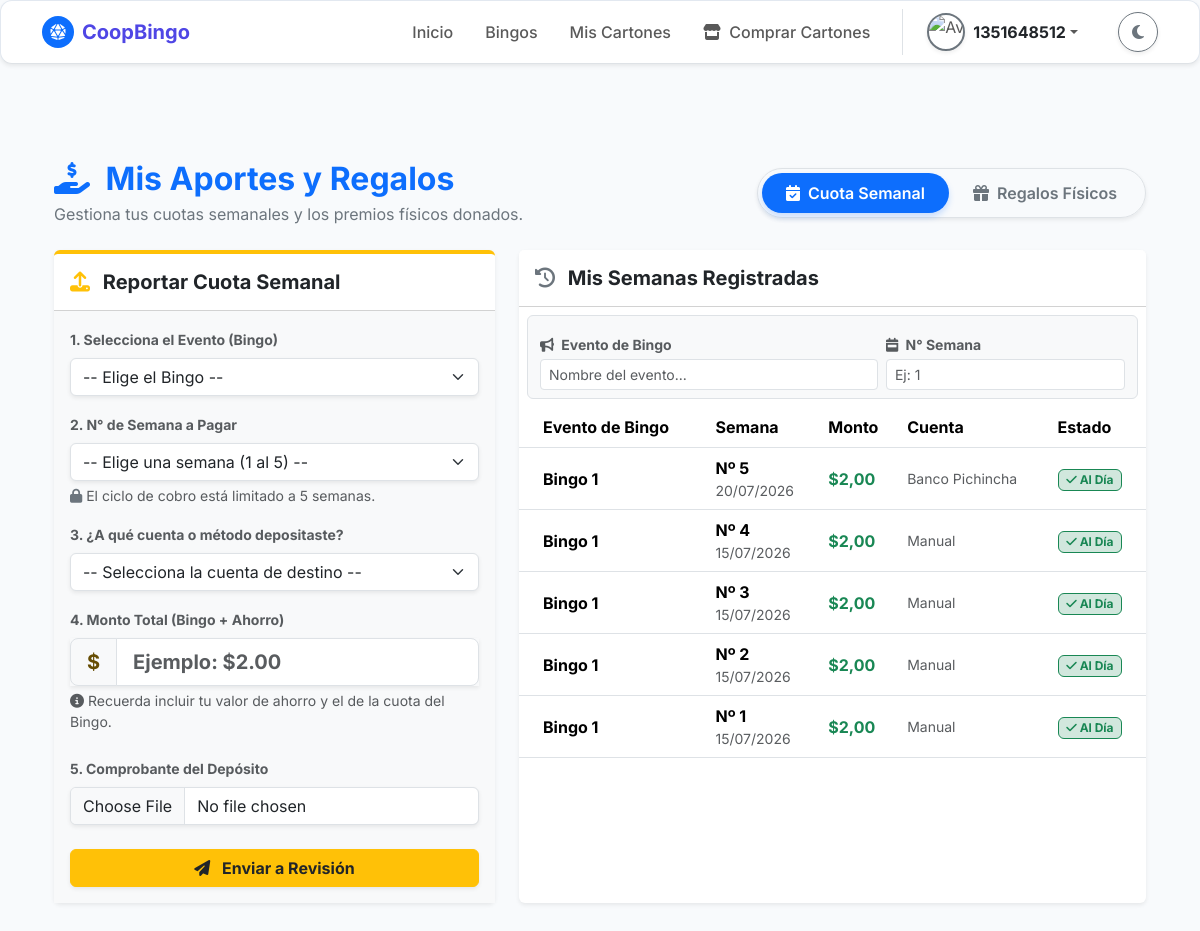
/aporte-y-regalos/ (signed in), run on an earlier commit of the app's database.
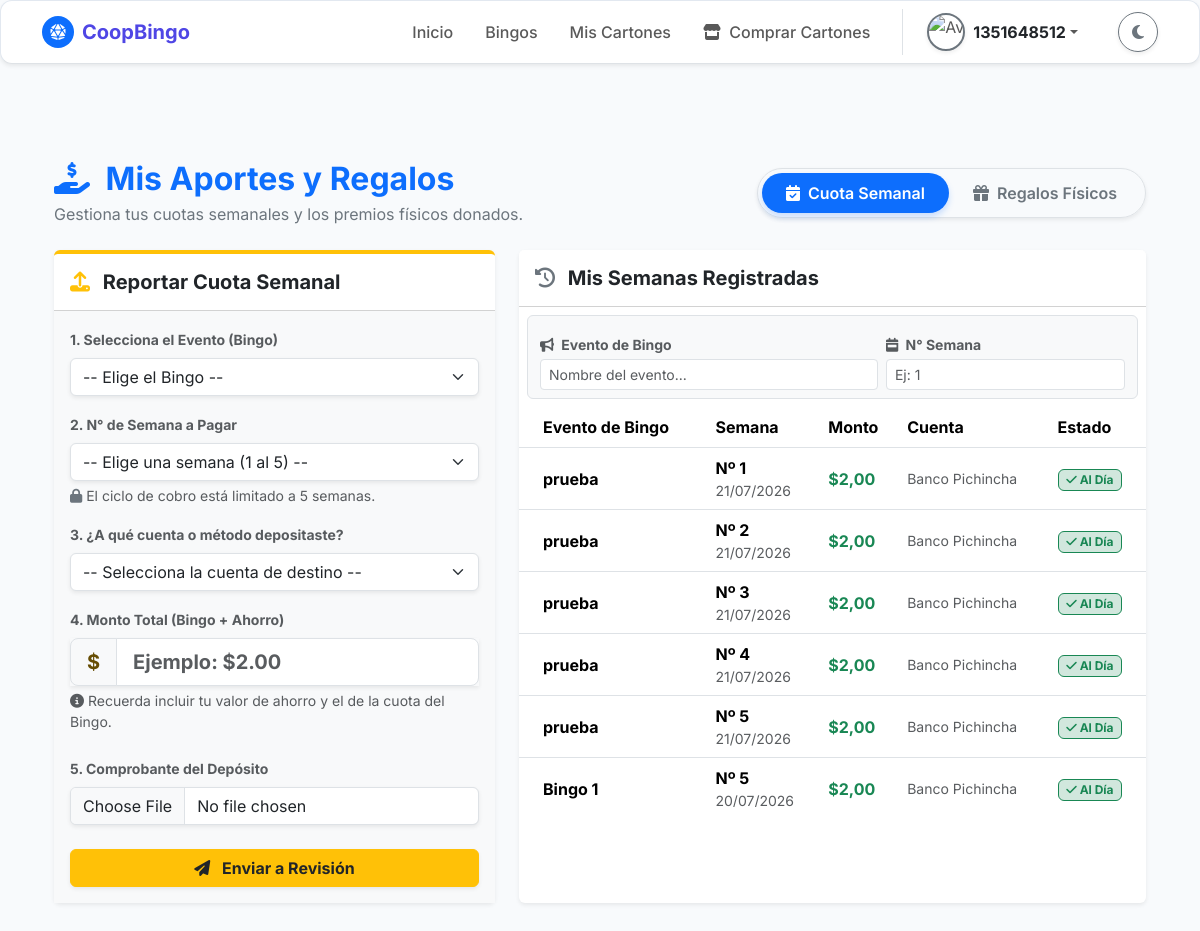
And on a later commit of the database.
### bingo/models.py (models this page shows, shortened)
class AporteSemanal(models.Model):
    ESTADO_APORTE_CHOICES = [
        ('Pendiente', 'Pendiente de Pago'),
        ('En Revision', 'En Revisión'),
        ('Al Dia', 'Al Día'),
        ('Atrasado', 'Atrasado'),
    ]
    METODO_INGRESO_CHOICES = [
        ('Efectivo', 'Efectivo'),
        ('Transferencia', 'Transferencia'),
        ('Fisico', 'Físico'),
    ]
    idaporte = models.AutoField(
        primary_key=True,
        verbose_name="ID de Aporte"
    )
    idsocio = models.ForeignKey(
        'Socio',
        on_delete=models.CASCADE,
        db_column='idsocio',
        verbose_name="Socio"
    )
    idregalo = models.ForeignKey(
        'Regalo',
        on_delete=models.CASCADE,
        db_column='idregalo',
        verbose_name="Regalo Asignado",
        null=True,
        blank=True,
    )
    idbingo = models.ForeignKey(
        'Bingo',
        on_delete=models.SET_NULL,
        null=True,
        blank=True,
        db_column='idbingo',
        verbose_name="Bingo Asociado"
    )
    numerosemana = models.IntegerField(
        null=True,
        blank=True,
        verbose_name="Número de Semana"
    )
    fechaplanificadadada = models.DateTimeField(
        verbose_name="Fecha Planificada"
    )
    fechaentregareal = models.DateTimeField(
        null=True,
        blank=True,
        verbose_name="Fecha de Entrega Real"
    )
    metodoingreso = models.CharField(
        max_length=50,
        choices=METODO_INGRESO_CHOICES,
        null=True,
        blank=True,
        verbose_name="Método de Ingreso"
    )
    referenciaingreso = models.CharField(
        max_length=100,
        null=True,
        blank=True,
        verbose_name="Referencia/Comprobante"
    )
    estadoaporte = models.CharField(
        max_length=20,
        choices=ESTADO_APORTE_CHOICES,
        null=True,
        blank=True,
        verbose_name="Estado del Aporte"
    )
    montoaporte = models.DecimalField(
        max_digits=10,
        decimal_places=2,
        default=Decimal('0.00'),
        validators=[MinValueValidator(Decimal('0.00'))],
        verbose_name="Monto del Aporte"
    )
    idmetodopago = models.ForeignKey(
        'MetodoPago',
        on_delete=models.SET_NULL,
        null=True,
        blank=True,
        db_column='idmetodopago',
        verbose_name="Cuenta de Destino"
    )
    comprobanteaporte = models.FileField(
        upload_to='media/aportes/comprobantes/',
        null=True,
        blank=True,
        verbose_name="Comprobante de Cuota Semanal"
    )
    class Meta:
        db_table = 'AporteSemanal'
        verbose_name = 'Aporte Semanal'
        verbose_name_plural = 'Control de Aportes Semanales'
        constraints = [
            models.CheckConstraint(
                condition=models.Q(estadoaporte__in=['Pendiente', 'En Revision', 'Al Dia', 'Atrasado']),
                name='chk_aportesemanal_estadoaporte'
            ),
            models.CheckConstraint(
                condition=models.Q(metodoingreso__in=['Efectivo', 'Transferencia', 'Fisico']) | models.Q(metodoingreso__isnull=True),
                name='chk_aportesemanal_metodoingreso'
            )
        ]

class Bingo(models.Model):
    TIPO_BINGO_CHOICES = [
        ('Virtual', 'Virtual'),
        ('Presencial', 'Presencial'),
    ]
    ESTADO_BINGO_CHOICES = [
        ('Programado (Oculto)', 'Programado (Oculto)'),
        ('Programado', 'Programado'),
        ('En Curso', 'En Curso'),
        ('Finalizado', 'Finalizado'),
        ('Cancelado', 'Cancelado'),
    ]
    idbingo = models.AutoField(primary_key=True)
    idunidad_venta = models.ForeignKey(UnidadMonetaria, on_delete=models.PROTECT, related_name='bingos_venta')
    idunidad_premio = models.ForeignKey(UnidadMonetaria, on_delete=models.PROTECT, related_name='bingos_premio')
    titulobingo = models.CharField(
        max_length=150,
        verbose_name="Título del Bingo"
    )
    fechaprogramadabingo = models.DateTimeField(
        verbose_name="Fecha y Hora del Evento"
    )
    tipobingo = models.CharField(
        max_length=20,
        choices=TIPO_BINGO_CHOICES,
        verbose_name="Tipo de Bingo"
    )
    lugarbingo = models.CharField(
        max_length=255,
        null=True,
        blank=True,
        verbose_name="Lugar (si es presencial)"
    )
    urlsesionbingo = models.CharField(
        max_length=255,
        null=True,
        blank=True,
        verbose_name="Link de la sesión (si es virtual)"
    )
    preciocarton = models.DecimalField(
        max_digits=10,
        decimal_places=2,
        validators=[MinValueValidator(Decimal('0.01'))],
        verbose_name="Precio del Cartón"
    )
    premiomayor = models.DecimalField(
        max_digits=10,
        decimal_places=2,
        verbose_name="Monto del Premio Mayor"
    )
    descripcionpremiomayor = models.CharField(
        max_length=100,
        verbose_name="¿Qué es el premio mayor?"
    )
    estadobingo = models.CharField(
        max_length=20,
        choices=ESTADO_BINGO_CHOICES,
        default='Programado',
        verbose_name="Estado del Bingo"
    )
    rutaimagenpremiomayor = models.ImageField(
        upload_to='media/bingo/imagen_premio_mayor/',
        max_length=300,
        null=True,
        blank=True,
        verbose_name="Imagen del Premio"
    )
    urlvideopromocional = models.FileField(
        upload_to='media/bingo/video_promocional/',
        max_length=300,
        null=True,
        blank=True,
        verbose_name="Video Promocional"
    )
    descripcionpremios = models.TextField(
        max_length=500,
        null=True,
        blank=True,
        verbose_name="Descripción de otros premios"
    )
    recordatorio_enviado = models.BooleanField(
        default=False,
        verbose_name="Recordatorio 30m Enviado"
    )
    class Meta:
        db_table = 'Bingo'
        verbose_name = 'Bingo'
        verbose_name_plural = 'Bingos'

class MetodoPago(models.Model):
    ESTADO_METODO_CHOICES = [
        ('Activo', 'Activo'),
        ('Inactivo', 'Inactivo'),
    ]
    idmetodopago = models.AutoField(primary_key=True)
    nombremetodopago = models.CharField(
        max_length=50,
        unique=True,
        verbose_name="Nombre del Método de Pago"
    )
    descripcionmetodopago = models.CharField(
        max_length=200,
        null=True,
        blank=True,
        verbose_name="Descripción del Método"
    )
    estadometodopago = models.CharField(
        max_length=20,
        choices=ESTADO_METODO_CHOICES,
        default='Activo',
        verbose_name="Estado del Método"
    )
    urlmetodopago = models.CharField(
        max_length=255,
        verbose_name="URL o Enlace del Método"
    )
    class Meta:
        db_table = 'MetodoPago'
        verbose_name = 'Método de Pago'
        verbose_name_plural = 'Métodos de Pago'

### bingo/views.py (the view, shortened to what this page needs)
# urls.py: path('aporte-y-regalos/', views.aporte_y_regalos, name='aporte_y_regalos'),
@login_required
def aporte_y_regalos(request):
    socio_obj = Socio.objects.filter(cisocio=request.user.username).first()
    fecha_registro_socio = request.user.date_joined
    if not socio_obj or socio_obj.estadosocio not in ['Activo', 'Active']:
        messages.error(request, "Solo los socios activos pueden gestionar aportes y regalos.")
        return redirect('perfil')
    historial_aportes = AporteSemanal.objects.filter(idsocio=socio_obj).order_by('-fechaplanificadadada')
    mis_regalos = Regalo.objects.filter(idsocio=socio_obj).order_by('-fechaultimaactualizacion')
    margen_fecha = fecha_registro_socio - timedelta(days=7)
    bingos_activos = Bingo.objects.exclude(estadobingo='Cancelado').filter(fechaprogramadabingo__gte=margen_fecha).order_by('-fechaprogramadabingo')
    contexto = {
        'socio': socio_obj,
        'historial_aportes': historial_aportes,
        'mis_regalos': mis_regalos,
        'bingos_activos': bingos_activos,
        'metodos_pago': MetodoPago.objects.filter(estadometodopago='Activo')
    }
    return render(request, 'cuentas/aporte_y_regalos.html', contexto)

### bingo/templates/cuentas/aporte_y_regalos.html (shortened to what the changed rows need)
{% extends 'comunes/base.html' %}
{% load static %}
{% block content %}
<div class="container py-5">
    <div class="row mb-4 align-items-center">
        <div class="col-md-6 mb-3 mb-md-0">
            <h2 class="fw-bold text-primary mb-1"><i class="fas fa-hand-holding-usd me-2"></i> Mis Aportes y Regalos</h2>
        </div>
    </div>
    <div class="tab-content mt-4" id="pills-tabContent">
        <div class="tab-pane fade show active" id="pills-aportes" role="tabpanel" aria-labelledby="pills-aportes-tab">
            <div class="row g-4 animate__animated animate__fadeIn">
                <div class="col-lg-7">
                    <div class="card shadow-sm border-0 h-100">
                        <div class="card-body p-0">
                            <div class="table-responsive" style="max-height: 400px; overflow-y: auto;">
                                <table class="table table-hover align-middle mb-0" id="tabla-historial-aportes">
                                    <thead class="bg-body-tertiary sticky-top">
                                        <tr>
                                            <th class="ps-4">Evento de Bingo</th>
                                            <th>Semana</th>
                                            <th>Monto</th>
                                            <th>Cuenta</th>
                                            <th>Estado</th>
                                        </tr>
                                    </thead>
                                    <tbody>
                                        {% for ap in historial_aportes %}
                                        <tr data-bingo="{{ ap.idbingo.titulobingo|lower }}" data-semana="{{ ap.numerosemana }}">
                                            <td class="ps-4 fw-bold text-indigo" title="{{ ap.idbingo.titulobingo }}">
                                                {{ ap.idbingo.titulobingo|truncatechars:18 }}
                                            </td>
                                            <td>
                                                <span class="fw-bold">Nº {{ ap.numerosemana }}</span>
                                                <span class="small text-muted d-block">{{ ap.fechaplanificadadada|date:"d/m/Y" }}</span>
                                            </td>
                                            <td class="text-success fw-bold">${{ ap.montoaporte }}</td>
                                            <td class="small text-muted">{{ ap.idmetodopago.nombremetodopago|default:"Manual" }}</td>
                                            <td>
                                                {% if ap.estadoaporte == 'Al Dia' or ap.estadoaporte == 'Pagado' %}
                                                    <span class="badge bg-success-subtle text-success border border-success"><i class="fas fa-check"></i> Al Día</span>
                                                {% elif ap.estadoaporte == 'En Revision' %}
                                                    <span class="badge bg-warning-subtle text-warning border border-warning shadow-sm"><i class="fas fa-clock"></i> En Revisión</span>
                                                {% elif ap.estadoaporte == 'Atrasado' %}
                                                    <span class="badge bg-danger-subtle text-danger border border-danger"><i class="fas fa-exclamation-circle"></i> Atrasado</span>
                                                {% else %}
                                                    <span class="badge bg-secondary">{{ ap.estadoaporte }}</span>
                                                {% endif %}
                                            </td>
                                        </tr>
                                        {% empty %}
                                        <tr class="no-data"><td colspan="5" class="text-center py-5 text-muted">Aún no has reportado pagos de semanas.</td></tr>
                                        {% endfor %}
                                    </tbody>
                                </table>
                            </div>
                        </div>
                    </div>
                </div>
            </div>
        </div>
    </div>
</div>
{% endblock %}

What changed in the data, as far as the page shows it:
no longer on this page (row unchanged): AporteSemanal: idbingo.titulobingo "Bingo 1", numerosemana "4", fechaplanificadadada "15/07/2026", montoaporte "2,00", idmetodopago.nombremetodopago "Manual", estadoaporte "Al Dia" (drawn)
no longer on this page (row unchanged): AporteSemanal: idbingo.titulobingo "Bingo 1", numerosemana "3", fechaplanificadadada "15/07/2026", montoaporte "2,00", idmetodopago.nombremetodopago "Manual", estadoaporte "Al Dia" (drawn)
no longer on this page (row unchanged): AporteSemanal: idbingo.titulobingo "Bingo 1", numerosemana "2", fechaplanificadadada "15/07/2026", montoaporte "2,00", idmetodopago.nombremetodopago "Manual", estadoaporte "Al Dia" (drawn)
no longer on this page (row unchanged): AporteSemanal: idbingo.titulobingo "Bingo 1", numerosemana "1", fechaplanificadadada "15/07/2026", montoaporte "2,00", idmetodopago.nombremetodopago "Manual", estadoaporte "Al Dia" (drawn)
added AporteSemanal: idbingo.titulobingo "prueba", numerosemana "1", fechaplanificadadada "21/07/2026", montoaporte "2,00", idmetodopago.nombremetodopago "Banco Pichincha", estadoaporte "Al Dia" (drawn)
added AporteSemanal: idbingo.titulobingo "prueba", numerosemana "2", fechaplanificadadada "21/07/2026", montoaporte "2,00", idmetodopago.nombremetodopago "Banco Pichincha", estadoaporte "Al Dia" (drawn)
added AporteSemanal: idbingo.titulobingo "prueba", numerosemana "3", fechaplanificadadada "21/07/2026", montoaporte "2,00", idmetodopago.nombremetodopago "Banco Pichincha", estadoaporte "Al Dia" (drawn)
added AporteSemanal: idbingo.titulobingo "prueba", numerosemana "4", fechaplanificadadada "21/07/2026", montoaporte "2,00", idmetodopago.nombremetodopago "Banco Pichincha", estadoaporte "Al Dia" (drawn)
added AporteSemanal: idbingo.titulobingo "prueba", numerosemana "5", fechaplanificadadada "21/07/2026", montoaporte "2,00", idmetodopago.nombremetodopago "Banco Pichincha", estadoaporte "Al Dia" (drawn)
